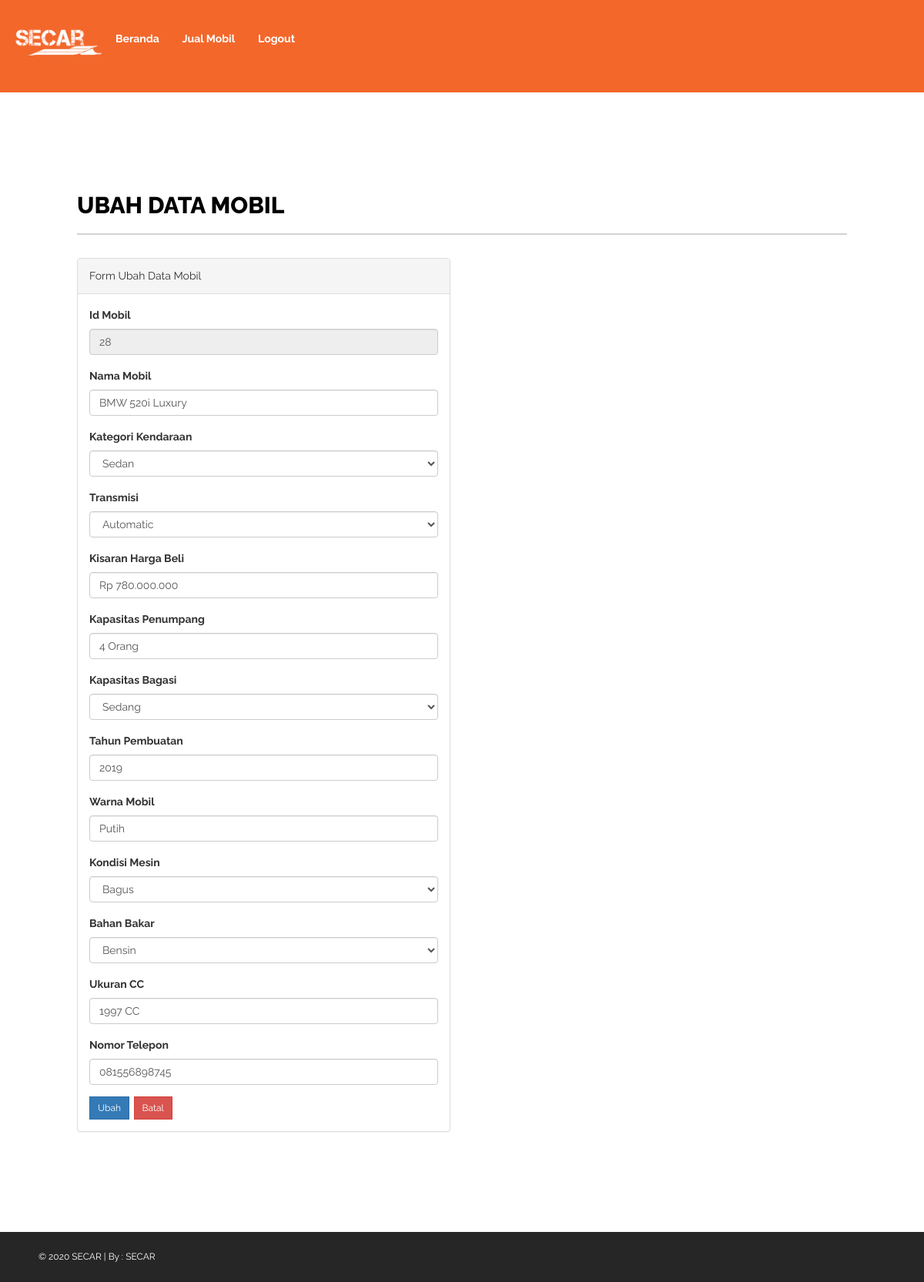
The page /penjual_alternatif_edit.php?id_mobil_bekas=28 (signed in) on the database its author committed.
### tables this page shows
CREATE TABLE `alternatifhp` (
  `id_mobil_bekas` int(11) NOT NULL,
  `userid` int(11) NOT NULL,
  `Nama` varchar(50) NOT NULL,
  `kategori_kendaraan` varchar(20) NOT NULL,
  `Transmisi` varchar(20) NOT NULL,
  `Kisaran_harga_beli` varchar(20) NOT NULL,
  `Kapasitas_Penumpang` varchar(10) NOT NULL,
  `Kapasitas_Bagasi` varchar(20) NOT NULL,
  `Tahun_Pembuatan` varchar(5) NOT NULL,
  `Warna_Mobil` varchar(10) NOT NULL,
  `Kondisi_Mesin` varchar(20) NOT NULL,
  `Bahan_Bakar` varchar(10) NOT NULL,
  `Ukuran_CC` varchar(10) NOT NULL,
  `Telepon` varchar(14) NOT NULL
);

### penjual_alternatif_edit.php (the view, shortened to what this page needs)
<?php
include "koneksi.php";
?>
<!DOCTYPE html>
<html xmlns="http://www.w3.org/1999/xhtml">
<head>
    <link rel="stylesheet" href="https://maxcdn.bootstrapcdn.com/bootstrap/3.4.0/css/bootstrap.min.css">
    <link href="assets/css/bootstrap.css" rel="stylesheet" />
    <link href="assets/css/font-awesome.css" rel="stylesheet" />
    <link href="assets/css/style.css" rel="stylesheet" />
</head>
<body>
    <div class="container-fluid" style="background-color:  #F3672B;">
        <div class="navbar-header" style="background-color:  #F3672B;">
            <a href="index_penjual.php"><img src="assets/img/secarputih.png" alt="" width="120px" height="120px"></a>
        </div>
        <ul class="nav navbar-nav">
            <br>
            <li><a href="index_penjual.php" style="color: white;"> <b> Beranda</b></a></li>
            <li><a href="penjual_alternatif.php" style="color: white;"> <b>Jual Mobil</b></a></li>
            <li><a href="logout.php" style="color: white;"> <b>Logout</b></a></li>
        </ul>
    </div>
    <div id="page-inner" style="padding: 100px; ">
        <div class="row">
            <div class="col-md-12">
                <h1 class="page-head-line">Ubah Data Mobil</h1>
            </div>
            <div class="col-md-6">
                <div class="panel panel-default">
                    <div class="panel-heading">
                        Form Ubah Data Mobil
                    </div>
                    <div class="panel-body">
                        <?php
                        $result = mysqli_query($connect, "SELECT * FROM alternatifhp WHERE id_mobil_bekas='$_GET[id_mobil_bekas]'") or die(mysqli_error($connect));
                        $data = mysqli_fetch_array($result);
                        ?>
                        <form action="penjual_alternatif_edit.php" method="post" name="form1">
                            <table width="25%" border="0">
                                <div class="form-group">
                                    <label>Id Mobil</label>
                                    <input readonly type="text" class="form-control" name="id_mobil_bekas" value="<?php echo $data['id_mobil_bekas']; ?>" placeholder="Id" />
                                </div>
                                <div class="form-group">
                                    <label>Nama Mobil</label>
                                    <input type="text" class="form-control" name="Nama" value="<?php echo $data['Nama']; ?>" placeholder="Nama Mobil" />
                                </div>
                                <div class="form-group">
                                    <label>Kategori Kendaraan</label>
                                    <div>
                                        <select name="kategori_kendaraan" class="form-control">
                                            <option value="<?php echo $data['kategori_kendaraan']; ?>"><?php echo $data['kategori_kendaraan'] ?></option>
                                        </select>
                                    </div>
                                </div>
                                <div class="form-group">
                                    <label>Transmisi</label>
                                    <div>
                                        <select name="Transmisi" class="form-control">
                                            <option value="<?php echo $data['Transmisi']; ?>"><?php echo $data['Transmisi'] ?></option>
                                        </select>
                                    </div>
                                </div>
                                <div class="form-group">
                                    <label>Kisaran Harga Beli</label>
                                    <input type="text" class="form-control" name="Kisaran_harga_beli" value="<?php echo $data['Kisaran_harga_beli']; ?>" placeholder="Kisaran Harga Beli" />
                                </div>
                                <div class="form-group">
                                    <label>Kapasitas Penumpang</label>
                                    <input type="text" class="form-control" name="Kapasitas_Penumpang" value="<?php echo $data['Kapasitas_Penumpang']; ?>" placeholder="Kapasitas Penumpang" />
                                </div>
                                <div class="form-group">
                                    <label>Kapasitas Bagasi</label>
                                    <div>
                                        <select name="Kapasitas_Bagasi" class="form-control">
                                            <option value="<?php echo $data['Kapasitas_Bagasi']; ?>"><?php echo $data['Kapasitas_Bagasi']; ?></option>
                                        </select>
                                    </div>
                                </div>
                                <div class="form-group">
                                    <label>Tahun Pembuatan</label>
                                    <input type="text" class="form-control" name="Tahun_Pembuatan" value="<?php echo $data['Tahun_Pembuatan']; ?>" placeholder="Tahun Pembuatan" />
                                </div>
                                <div class="form-group">
                                    <label>Warna Mobil</label>
                                    <input type="text" class="form-control" name="Warna_Mobil" value="<?php echo $data['Warna_Mobil']; ?>" placeholder="Warna Mobil" />
                                </div>
                                <div class="form-group">
                                    <label>Kondisi Mesin</label>
                                    <div>
                                        <select name="Kondisi_Mesin" class="form-control">
                                            <option value="<?php echo $data['Kondisi_Mesin']; ?>"><?php echo $data['Kondisi_Mesin'] ?></option>
                                        </select>
                                    </div>
                                </div>
                                <div class="form-group">
                                    <label>Bahan Bakar</label>
                                    <div>
                                        <select name="Bahan_Bakar" class="form-control">
                                            <option value="<?php echo $data['Bahan_Bakar']; ?>"><?php echo $data['Bahan_Bakar'] ?></option>
                                        </select>
                                    </div>
                                </div>
                                <div class="form-group">
                                    <label>Ukuran CC</label>
                                    <input type="text" class="form-control" name="Ukuran_CC" value="<?php echo $data['Ukuran_CC']; ?>" placeholder="Ukuran CC" />
                                </div>
                                <div class="form-group">
                                    <label>Nomor Telepon</label>
                                    <input type="text" class="form-control" name="Telepon"  placeholder="Telepon" value="<?php echo $data['Telepon']?>"/>
                                </div>
                                <tr>
                                    <td><input type="submit" name="update" value="Ubah" class="btn btn-primary btn-sm"></td>
                                    <td><a href="penjual_alternatif.php" value="Batal" class="btn btn-danger btn-sm">Batal</a></td>
                                </tr>
                            </table>
                        </form>
                    </div>
                </div>
            </div>
        </div>
    </div>
    <footer>
        &copy; 2020 SECAR | By : <a href="#" target="_blank">SECAR</a>
    </footer>
</body>
</html>

### assets/css/style.css (style rules this page uses)
body { font-family: 'Raleway', sans-serif; line-height:25px; font-size:14px; }
#page-inner { width: 100%; margin: 10px 20px 10px 0px; background-color: #fff!important; padding: 10px; min-height: 800px; }
.page-head-line { font-size: 30px; text-transform: uppercase; color: #000; font-weight: 800; padding-bottom: 20px; border-bottom: 2px solid #d2d2d2; margin-bottom: 30px; }
.btn { border-radius:0px!important; -moz-border-radius:0px!important; -webkit-border-radius:0px!important; }
.navbar-header { background: #000000; }
footer { background-color:#262626; padding:20px 50px; color:#fff; font-size:12px; }
footer a { color:#fff; }

### rows shown on the page
alternatifhp: id_mobil_bekas "28", Nama "BMW 520i Luxury", kategori_kendaraan "Sedan", Transmisi "Automatic", Kisaran_harga_beli "Rp 780.000.000", Kapasitas_Penumpang "4 Orang", Kapasitas_Bagasi "Sedang", Tahun_Pembuatan "2019", Warna_Mobil "Putih", Kondisi_Mesin "Bagus", Bahan_Bakar "Bensin", Ukuran_CC "1997 CC", Telepon "081556898745"
